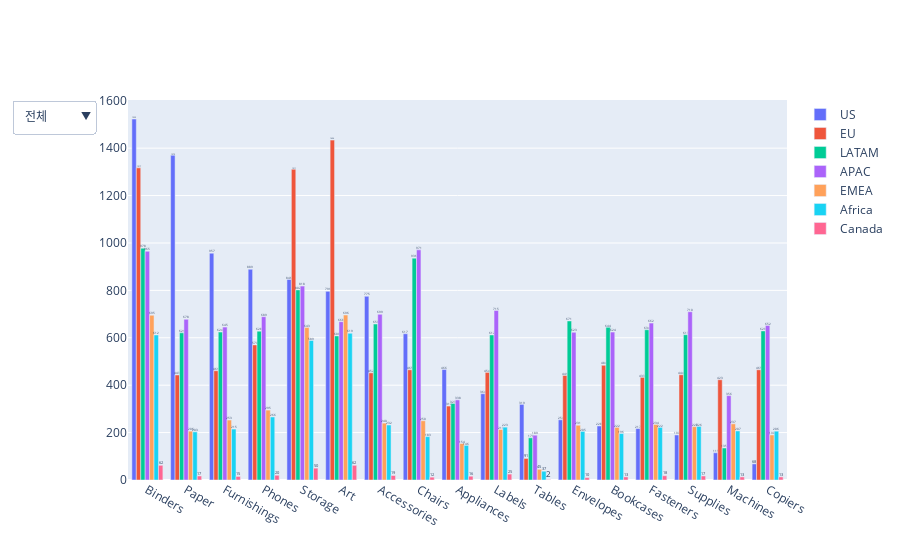

Notebook code cell kept with this figure:
### Markdown cell above
### 대륙별 서브 카테고리 판매량

### Code cell
subcategory_sales = df.groupby(['Market', 'Sub.Category']).size().sort_values(ascending=False).to_frame('subcategory sales').reset_index()
fig = go.Figure()

markets = subcategory_sales["Market"].unique()
for market in markets:
    df_market = subcategory_sales[subcategory_sales["Market"] == market]
    fig.add_trace(
        go.Bar(
            x=df_market["Sub.Category"],
            y=df_market["subcategory sales"],
            name=market,  
            text=df_market['subcategory sales'],
            textposition='outside'
        )
    )

buttons = [
    {
        "label": "전체",
        "method": "update",
        "args": [{"visible": [True] * len(fig.data)}, {"title": "전체 대륙 서브 카테고리 판매량"}],
    }
]

for i, market in enumerate(markets):
    visibility = [False] * len(fig.data) 
    visibility[i] = True  
    buttons.append(
        {
            "label": market,
            "method": "update",
            "args": [{"visible": visibility}, {"title": f"{market} 서브 카테고리 판매량"}],
        }
    )

fig.update_layout(
    updatemenus=[
        {
            "buttons": buttons,
            "direction": "down",
            "showactive": True,
        }
    ],
    barmode="group")

fig.show()

### Figure 1 — Plotly figure (JSON) as saved in the notebook; plotly's stock layout.template omitted (floating-point values rounded to 4 significant figures)
{"data": [{"name": "US", "text": [1523, 1370, 957, 889, 846, 796, 775, 617, 466, 364, 319, 254, 228, 217, 190, 115, 68], "textposition": "outside", "type": "bar", "x": ["Binders", "Paper", "Furnishings", "Phones", "Storage", "Art", "Accessories", "Chairs", "Appliances", "Labels", "Tables", "Envelopes", "Bookcases", "Fasteners", "Supplies", "Machines", "Copiers"], "y": [1523, 1370, 957, 889, 846, 796, 775, 617, 466, 364, 319, 254, 228, 217, 190, 115, 68]}, {"name": "EU", "text": [1434, 1317, 1311, 570, 484, 465, 465, 461, 454, 452, 444, 443, 441, 433, 423, 312, 91], "textposition": "outside", "type": "bar", "x": ["Art", "Binders", "Storage", "Phones", "Bookcases", "Chairs", "Copiers", "Furnishings", "Labels", "Accessories", "Supplies", "Paper", "Envelopes", "Fasteners", "Machines", "Appliances", "Tables"], "y": [1434, 1317, 1311, 570, 484, 465, 465, 461, 454, 452, 444, 443, 441, 433, 423, 312, 91]}, {"name": "LATAM", "text": [978, 936, 802, 671, 658, 644, 634, 629, 628, 624, 621, 613, 612, 608, 323, 178, 135], "textposition": "outside", "type": "bar", "x": ["Binders", "Chairs", "Storage", "Envelopes", "Accessories", "Bookcases", "Fasteners", "Copiers", "Phones", "Furnishings", "Paper", "Supplies", "Labels", "Art", "Appliances", "Tables", "Machines"], "y": [978, 936, 802, 671, 658, 644, 634, 629, 628, 624, 621, 613, 612, 608, 323, 178, 135]}, {"name": "APAC", "text": [971, 965, 818, 715, 710, 699, 689, 678, 668, 662, 652, 645, 624, 623, 356, 338, 189], "textposition": "outside", "type": "bar", "x": ["Chairs", "Binders", "Storage", "Labels", "Supplies", "Accessories", "Phones", "Paper", "Art", "Fasteners", "Copiers", "Furnishings", "Bookcases", "Envelopes", "Machines", "Appliances", "Tables"], "y": [971, 965, 818, 715, 710, 699, 689, 678, 668, 662, 652, 645, 624, 623, 356, 338, 189]}, {"name": "EMEA", "text": [696, 695, 643, 295, 253, 250, 240, 237, 234, 231, 225, 222, 213, 206, 190, 154, 45], "textposition": "outside", "type": "bar", "x": ["Art", "Binders", "Storage", "Phones", "Furnishings", "Chairs", "Accessories", "Machines", "Fasteners", "Envelopes", "Supplies", "Bookcases", "Labels", "Paper", "Copiers", "Appliances", "Tables"], "y": [696, 695, 643, 295, 253, 250, 240, 237, 234, 231, 225, 222, 213, 206, 190, 154, 45]}, {"name": "Africa", "text": [619, 612, 589, 266, 232, 226, 223, 222, 215, 207, 206, 205, 203, 196, 183, 146, 37], "textposition": "outside", "type": "bar", "x": ["Art", "Binders", "Storage", "Phones", "Accessories", "Supplies", "Labels", "Fasteners", "Furnishings", "Machines", "Copiers", "Envelopes", "Paper", "Bookcases", "Chairs", "Appliances", "Tables"], "y": [619, 612, 589, 266, 232, 226, 223, 222, 215, 207, 206, 205, 203, 196, 183, 146, 37]}, {"name": "Canada", "text": [62, 62, 50, 25, 20, 19, 18, 17, 17, 16, 15, 13, 13, 13, 12, 10, 2], "textposition": "outside", "type": "bar", "x": ["Art", "Binders", "Storage", "Labels", "Phones", "Accessories", "Fasteners", "Supplies", "Paper", "Appliances", "Furnishings", "Machines", "Bookcases", "Copiers", "Chairs", "Envelopes", "Tables"], "y": [62, 62, 50, 25, 20, 19, 18, 17, 17, 16, 15, 13, 13, 13, 12, 10, 2]}], "layout": {"barmode": "group", "updatemenus": [{"buttons": [{"args": [{"visible": [true, true, true, true, true, true, true]}, {"title": "전체 대륙 서브 카테고리 판매량"}], "label": "전체", "method": "update"}, {"args": [{"visible": [true, false, false, false, false, false, false]}, {"title": "US 서브 카테고리 판매량"}], "label": "US", "method": "update"}, {"args": [{"visible": [false, true, false, false, false, false, false]}, {"title": "EU 서브 카테고리 판매량"}], "label": "EU", "method": "update"}, {"args": [{"visible": [false, false, true, false, false, false, false]}, {"title": "LATAM 서브 카테고리 판매량"}], "label": "LATAM", "method": "update"}, {"args": [{"visible": [false, false, false, true, false, false, false]}, {"title": "APAC 서브 카테고리 판매량"}], "label": "APAC", "method": "update"}, {"args": [{"visible": [false, false, false, false, true, false, false]}, {"title": "EMEA 서브 카테고리 판매량"}], "label": "EMEA", "method": "update"}, {"args": [{"visible": [false, false, false, false, false, true, false]}, {"title": "Africa 서브 카테고리 판매량"}], "label": "Africa", "method": "update"}, {"args": [{"visible": [false, false, false, false, false, false, true]}, {"title": "Canada 서브 카테고리 판매량"}], "label": "Canada", "method": "update"}], "direction": "down", "showactive": true}]}}
